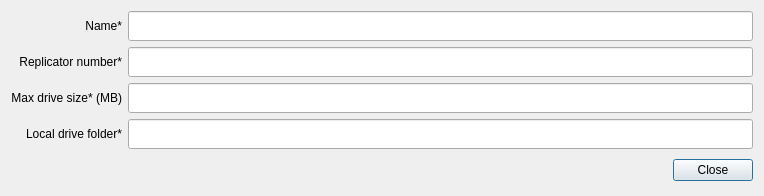
<?xml version="1.0" encoding="UTF-8"?>
<ui version="4.0">
 <class>DriveInfoDialog</class>
 <widget class="QDialog" name="DriveInfoDialog">
  <property name="geometry">
   <rect>
    <x>0</x>
    <y>0</y>
    <width>764</width>
    <height>194</height>
   </rect>
  </property>
  <property name="windowTitle">
   <string>Dialog</string>
  </property>
  <layout class="QVBoxLayout" name="verticalLayout">
   <item>
    <layout class="QGridLayout" name="gridLayout">
     <item row="1" column="1">
      <widget class="QLineEdit" name="m_replicatorNumber">
       <property name="minimumSize">
        <size>
         <width>450</width>
         <height>30</height>
        </size>
       </property>
       <property name="maximumSize">
        <size>
         <width>16777215</width>
         <height>30</height>
        </size>
       </property>
       <property name="text">
        <string/>
       </property>
      </widget>
     </item>
     <item row="0" column="1">
      <widget class="QLineEdit" name="m_driveName">
       <property name="minimumSize">
        <size>
         <width>450</width>
         <height>30</height>
        </size>
       </property>
       <property name="maximumSize">
        <size>
         <width>16777215</width>
         <height>30</height>
        </size>
       </property>
      </widget>
     </item>
     <item row="2" column="1">
      <widget class="QLineEdit" name="m_maxDriveSize">
       <property name="minimumSize">
        <size>
         <width>450</width>
         <height>30</height>
        </size>
       </property>
       <property name="maximumSize">
        <size>
         <width>16777215</width>
         <height>30</height>
        </size>
       </property>
       <property name="text">
        <string/>
       </property>
      </widget>
     </item>
     <item row="3" column="0">
      <widget class="QLabel" name="label_5">
       <property name="text">
        <string>Local drive folder*</string>
       </property>
       <property name="alignment">
        <set>Qt::AlignRight|Qt::AlignTrailing|Qt::AlignVCenter</set>
       </property>
      </widget>
     </item>
     <item row="3" column="1">
      <widget class="QLineEdit" name="m_localDriveFolder">
       <property name="minimumSize">
        <size>
         <width>450</width>
         <height>30</height>
        </size>
       </property>
       <property name="maximumSize">
        <size>
         <width>16777215</width>
         <height>30</height>
        </size>
       </property>
       <property name="text">
        <string/>
       </property>
      </widget>
     </item>
     <item row="2" column="0">
      <widget class="QLabel" name="label_4">
       <property name="text">
        <string>Max drive size* (MB)</string>
       </property>
       <property name="alignment">
        <set>Qt::AlignRight|Qt::AlignTrailing|Qt::AlignVCenter</set>
       </property>
      </widget>
     </item>
     <item row="0" column="0">
      <widget class="QLabel" name="label">
       <property name="text">
        <string>Name*</string>
       </property>
       <property name="alignment">
        <set>Qt::AlignRight|Qt::AlignTrailing|Qt::AlignVCenter</set>
       </property>
      </widget>
     </item>
     <item row="4" column="1">
      <widget class="QDialogButtonBox" name="buttonBox">
       <property name="minimumSize">
        <size>
         <width>0</width>
         <height>30</height>
        </size>
       </property>
       <property name="maximumSize">
        <size>
         <width>16777215</width>
         <height>30</height>
        </size>
       </property>
       <property name="orientation">
        <enum>Qt::Horizontal</enum>
       </property>
       <property name="standardButtons">
        <set>QDialogButtonBox::Close</set>
       </property>
      </widget>
     </item>
     <item row="1" column="0">
      <widget class="QLabel" name="label_3">
       <property name="text">
        <string>Replicator number*</string>
       </property>
       <property name="alignment">
        <set>Qt::AlignRight|Qt::AlignTrailing|Qt::AlignVCenter</set>
       </property>
      </widget>
     </item>
    </layout>
   </item>
  </layout>
 </widget>
 <resources/>
 <connections>
  <connection>
   <sender>buttonBox</sender>
   <signal>accepted()</signal>
   <receiver>DriveInfoDialog</receiver>
   <slot>accept()</slot>
   <hints>
    <hint type="sourcelabel">
     <x>248</x>
     <y>254</y>
    </hint>
    <hint type="destinationlabel">
     <x>157</x>
     <y>274</y>
    </hint>
   </hints>
  </connection>
  <connection>
   <sender>buttonBox</sender>
   <signal>rejected()</signal>
   <receiver>DriveInfoDialog</receiver>
   <slot>reject()</slot>
   <hints>
    <hint type="sourcelabel">
     <x>316</x>
     <y>260</y>
    </hint>
    <hint type="destinationlabel">
     <x>286</x>
     <y>274</y>
    </hint>
   </hints>
  </connection>
 </connections>
</ui>
